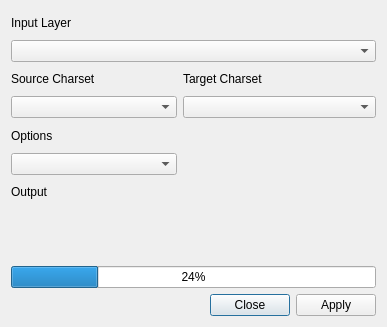
<?xml version="1.0" encoding="UTF-8"?>
<ui version="4.0">
 <class>hcmgis_font_convert_form</class>
 <widget class="QDialog" name="hcmgis_font_convert_form">
  <property name="windowModality">
   <enum>Qt::ApplicationModal</enum>
  </property>
  <property name="enabled">
   <bool>true</bool>
  </property>
  <property name="geometry">
   <rect>
    <x>0</x>
    <y>0</y>
    <width>387</width>
    <height>327</height>
   </rect>
  </property>
  <property name="mouseTracking">
   <bool>false</bool>
  </property>
  <property name="windowTitle">
   <string>Vietnamese Font Converter</string>
  </property>
  <layout class="QVBoxLayout" name="verticalLayout">
   <item>
    <layout class="QGridLayout" name="gridLayout">
     <property name="sizeConstraint">
      <enum>QLayout::SetDefaultConstraint</enum>
     </property>
     <item row="0" column="0" colspan="3">
      <widget class="QLabel" name="LblInput">
       <property name="text">
        <string>Input Layer</string>
       </property>
      </widget>
     </item>
     <item row="1" column="0" colspan="3">
      <widget class="QgsMapLayerComboBox" name="CboInput">
       <property name="showCrs">
        <bool>true</bool>
       </property>
      </widget>
     </item>
     <item row="2" column="1" colspan="2">
      <widget class="QLabel" name="LblDestFont">
       <property name="text">
        <string>Target Charset</string>
       </property>
      </widget>
     </item>
     <item row="5" column="0">
      <widget class="QComboBox" name="CboOption">
       <item>
        <property name="text">
         <string/>
        </property>
       </item>
       <item>
        <property name="text">
         <string>UPPER CASE (IN HOA)</string>
        </property>
       </item>
       <item>
        <property name="text">
         <string>lower case (in thường)</string>
        </property>
       </item>
       <item>
        <property name="text">
         <string>Capitalize (Hoa đầu câu)</string>
        </property>
       </item>
       <item>
        <property name="text">
         <string>Title (Hoa Mỗi từ)</string>
        </property>
       </item>
      </widget>
     </item>
     <item row="4" column="0" colspan="3">
      <widget class="QLabel" name="LblOption">
       <property name="text">
        <string>Options</string>
       </property>
      </widget>
     </item>
     <item row="6" column="0" colspan="3">
      <widget class="QLabel" name="LblOutput">
       <property name="text">
        <string>Output</string>
       </property>
      </widget>
     </item>
     <item row="9" column="0" colspan="3">
      <widget class="QProgressBar" name="status">
       <property name="value">
        <number>24</number>
       </property>
      </widget>
     </item>
     <item row="3" column="1" colspan="2">
      <widget class="QComboBox" name="CboDestFont">
       <item>
        <property name="text">
         <string/>
        </property>
       </item>
       <item>
        <property name="text">
         <string>Unicode</string>
        </property>
       </item>
       <item>
        <property name="text">
         <string>TCVN3</string>
        </property>
       </item>
       <item>
        <property name="text">
         <string>VNI-Windows</string>
        </property>
       </item>
       <item>
        <property name="text">
         <string>ANSI (Khong dau)</string>
        </property>
       </item>
      </widget>
     </item>
     <item row="8" column="0" colspan="3">
      <widget class="QLabel" name="LblStatus">
       <property name="text">
        <string/>
       </property>
      </widget>
     </item>
     <item row="2" column="0">
      <widget class="QLabel" name="LblSourceFont">
       <property name="text">
        <string>Source Charset</string>
       </property>
      </widget>
     </item>
     <item row="3" column="0">
      <widget class="QComboBox" name="CboSourceFont">
       <item>
        <property name="text">
         <string/>
        </property>
       </item>
       <item>
        <property name="text">
         <string>TCVN3</string>
        </property>
       </item>
       <item>
        <property name="text">
         <string>Unicode</string>
        </property>
       </item>
       <item>
        <property name="text">
         <string>VNI-Windows</string>
        </property>
       </item>
      </widget>
     </item>
     <item row="7" column="0" colspan="3">
      <widget class="QgsFileWidget" name="output_file_name"/>
     </item>
    </layout>
   </item>
   <item>
    <widget class="QDialogButtonBox" name="BtnApplyClose">
     <property name="standardButtons">
      <set>QDialogButtonBox::Apply|QDialogButtonBox::Close</set>
     </property>
    </widget>
   </item>
  </layout>
 </widget>
 <customwidgets>
  <customwidget>
   <class>QgsFileWidget</class>
   <extends>QWidget</extends>
   <header>qgsfilewidget.h</header>
  </customwidget>
  <customwidget>
   <class>QgsMapLayerComboBox</class>
   <extends>QComboBox</extends>
   <header>qgsmaplayercombobox.h</header>
  </customwidget>
 </customwidgets>
 <resources/>
 <connections>
  <connection>
   <sender>BtnApplyClose</sender>
   <signal>accepted()</signal>
   <receiver>hcmgis_font_convert_form</receiver>
   <slot>accept()</slot>
   <hints>
    <hint type="sourcelabel">
     <x>251</x>
     <y>272</y>
    </hint>
    <hint type="destinationlabel">
     <x>169</x>
     <y>143</y>
    </hint>
   </hints>
  </connection>
  <connection>
   <sender>BtnApplyClose</sender>
   <signal>rejected()</signal>
   <receiver>hcmgis_font_convert_form</receiver>
   <slot>reject()</slot>
   <hints>
    <hint type="sourcelabel">
     <x>251</x>
     <y>272</y>
    </hint>
    <hint type="destinationlabel">
     <x>169</x>
     <y>143</y>
    </hint>
   </hints>
  </connection>
 </connections>
</ui>
